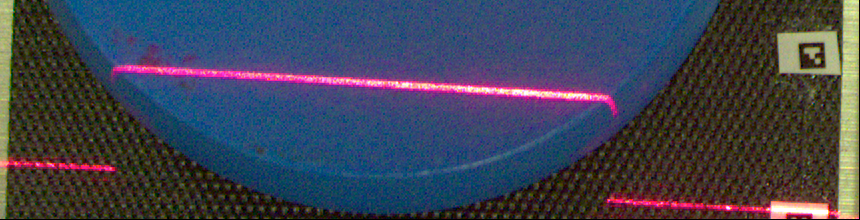
//> input picture dataset/img_scan1015.png, 860 x 220 px
$ ./main ../dataset/img_scan1015.png   (built with g++ and OpenCV 4)
//> lines starting //> are read from the running program, lines starting //| are printed output that depends on the picture
#include <cassert>
#include <iostream>
#include <filesystem>
#include <vector>
// cv::imread
#include <opencv2/imgcodecs.hpp>
// cv::ColorConversionCodes
// cv::GaussianBlur
#include <opencv2/imgproc.hpp>
// cv::imshow
#include <opencv2/highgui.hpp>
// CV <-> Eigen
#include <eigen3/Eigen/Core>
#include <opencv2/core/eigen.hpp>

#include <eigen3/Eigen/Dense>
#include <eigen3/unsupported/Eigen/LevenbergMarquardt>

// Выравнивание гистограммы
cv::Mat applyHistEqualization(const cv::Mat &img, double clipLimit, const cv::Size &gridSize)
{
    cv::Mat imgLab, labComponents[3], imgRes;

    cv::cvtColor(img, imgLab, cv::ColorConversionCodes::COLOR_BGR2Lab);
    cv::split(imgLab, labComponents);

    const cv::Mat &lightness = labComponents[0];
    auto ptr = cv::createCLAHE(clipLimit, gridSize);
    ptr->apply(lightness, lightness);

    cv::merge(labComponents, 3, imgLab);
    cv::cvtColor(imgLab, imgRes, cv::ColorConversionCodes::COLOR_Lab2BGR);

    return imgRes;
}

// Квадрат пикселей
cv::Mat applyPixSqrWithNormCh(const cv::Mat &channel)
{
    assert(channel.type() == CV_8U);
    cv::Size geometry = channel.size();

    // Копирование пикселей в новый вектор с расширением типа данных
    // uchar -> uint16_t
    size_t pixNum = channel.total();
    std::vector<uint16_t> pix(pixNum);

    // Возведение в квадрат
    for (int i = 0; i < pixNum; i++)
    {
        pix[i] = pow(channel.at<uchar>(i), 2);
    }

    // Нормализация значений
    uint16_t max = *std::max_element(pix.begin(), pix.end());
    uint16_t min = *std::min_element(pix.begin(), pix.end());
    uint16_t delta = max - min > 0 ? max - min : 1;

    for (auto i = pix.begin(); i < pix.end(); i++)
    {
        *i = 255 * (*i - min) / delta;
    }

    // Создание и заполнение внутреннего буфера матрицы
    uchar *buffer = new uchar[pixNum];
    for (int i = 0; i < pixNum; i++)
    {
        buffer[i] = uchar(pix[i]);
    }

    return cv::Mat(geometry, CV_8U, buffer);
}

cv::Mat applyPixSqrWithNorm(const cv::Mat &img)
{
    cv::Mat channels[3];
    cv::split(img, channels);

    cv::Mat resChannels[3];
    resChannels[0] = applyPixSqrWithNormCh(channels[0]);
    for (int i = 1; i < 3; i++)
    {
        resChannels[i] = resChannels[0];
    }

    cv::Mat res;
    cv::merge(resChannels, 3, res);
    return res;
}

cv::Mat histEqualizationProcessor(const cv::Mat &img)
{
    return applyHistEqualization(img, 3.0, cv::Size(8, 8));
}

cv::Mat blurProcessor(const cv::Mat &img)
{
    cv::Mat res;
    cv::GaussianBlur(img, res, cv::Size(1, 11), 0);
    return res;
}

cv::Mat pixSqrAndNormProcessor(const cv::Mat &img)
{
    return applyPixSqrWithNorm(img);
}

cv::Mat thresholdFilterProcessor(const cv::Mat &img)
{
    cv::Mat mask, res;
    cv::inRange(img, cv::Scalar(83, 0, 0), cv::Scalar(255, 255, 255), mask);
    cv::bitwise_and(img, img, res, mask);
    return res;
}

cv::Mat erodeDilateProcessor(const cv::Mat &img)
{
    cv::Mat kernel = cv::getStructuringElement(cv::MORPH_RECT, cv::Size(21, 1));
    cv::Mat resEroded, resDilated;
    cv::erode(img, resEroded, kernel);
    cv::dilate(resEroded, resDilated, kernel);
    cv::Size geometry = img.size();
    return resDilated;
}

cv::Mat stubProcessor(const cv::Mat &img)
{
    return img;
}

typedef cv::Mat (*Processor)(const cv::Mat &);

// Подготовка изображения
void prepareImage(const cv::Mat &img, std::vector<cv::Mat> &processed)
{
    std::vector<Processor> stages = {
        histEqualizationProcessor,
        blurProcessor,
        thresholdFilterProcessor,
        erodeDilateProcessor,
        pixSqrAndNormProcessor,
        stubProcessor,
    };

    cv::Mat imgProcessed = img;
    processed.clear();
    for (auto &processor : stages)
    {
        imgProcessed = processor(imgProcessed);
        processed.push_back(imgProcessed);
    }
}

// Нормализация значений
void calcNorm(const Eigen::VectorXi &in, Eigen::VectorXf &out)
{
    int min = in.minCoeff();
    int max = in.maxCoeff();
    int delta = max - min > 0 ? max - min : 1;

    out.resize(in.size());
    int i = 0;
    for (int value : in)
    {
        out[i++] = (float)(value - min) / delta;
    }
}

// Подсчет центра масс
float calcMassCenter(const Eigen::VectorXi &in)
{
    Eigen::VectorXf norm;
    calcNorm(in, norm);

    auto a = Eigen::VectorXf::NullaryExpr(norm.size(), [&norm](Eigen::Index i)
                                          { return i * pow(norm(i), 2); });
    auto b = norm.unaryExpr([](float x)
                            { return pow(x, 2); });
    return a.sum() / b.sum();
}

struct GaussSolver : Eigen::DenseFunctor<double>
{
    Eigen::VectorXd x, y;

    float gauss(float x, float a, float mu, float sigma)
    {
        return a * exp(-0.5 * powf((x - mu) / sigma, 2));
    }

    GaussSolver(const Eigen::MatrixX2d &f_variables) : DenseFunctor<double>(
                                                           3,
                                                           f_variables.rows()),
                                                       x(f_variables.col(0)),
                                                       y(f_variables.col(1))
    {
    }

    int operator()(const InputType &coeffs, ValueType &f_error)
    {
        double a = coeffs[0];
        double mu = coeffs[1];
        double sigma = coeffs[2];

        // Функция Гаусса
        auto muVector = Eigen::VectorXd::Constant(values(), mu);
        auto p1 = (x - muVector).array() / sigma;
        auto y_approx = a * (-0.5 * p1.square()).exp();

        // Величина ошибки
        f_error = y.array() - y_approx;
        return 0;
    }

    int df(const InputType &coeffs, JacobianType &f_values)
    {
        double a = coeffs[0];
        double mu = coeffs[1];
        double sigma = coeffs[2];

        auto muVector = Eigen::VectorXd::Constant(values(), mu);
        auto p1 = (x - muVector).array() / sigma;
        auto p2 = (-0.5 * p1.square()).exp();

        f_values.col(0) = -p2;
        f_values.col(1) = -(a / sigma) * p2 * p1;
        f_values.col(2) = -(a / sigma) * p2 * p1.square();
        return 0;
    }
};

float calcGaussFitting(const Eigen::VectorXi &in)
{
    std::vector<double> y_data;
    for (auto p : in)
    {
        y_data.push_back(p);
    }

    // Табличные значения
    auto x = Eigen::VectorXd::LinSpaced(in.size(), 0, in.size() - 1);
    auto y = Eigen::Map<Eigen::VectorXd>(y_data.data(), y_data.size());

    Eigen::MatrixX2d f(x.size(), 2);
    f << x, y;

    // Начальные коэффициенты функции Гаусса
    int ixMax;
    double a = in.maxCoeff(&ixMax);
    double mu = in[ixMax];
    auto deviationVector = in.unaryExpr([mu](int x)
                                        { return pow(x - mu, 2); });
    double sigma = sqrt(deviationVector.mean());

    Eigen::VectorXd params(3);
    params << a, mu, sigma;

    // Аппроксимация
    GaussSolver gaussSolver(f);
    Eigen::LevenbergMarquardt<GaussSolver> solver(gaussSolver);
    solver.setXtol(1.0e-6);
    solver.setFtol(1.0e-6);

    // Старт аппроксимации
    Eigen::LevenbergMarquardtSpace::Status status = solver.minimize(params);

    // Результат подбора коэффициентов
    a = params[0];
    mu = params[1];
    sigma = params[2];

    float res = mu;
    // Отбраковка коэффициентов
    if (status != 1 || fabs(sigma) > 7 || mu < 0 || mu >= in.size())
    {
        res = -1;
    }
    return res;
}

float calcIntenseAccurate(const Eigen::VectorXi &in, bool &isGaussianFitting)
{
    float res = calcGaussFitting(in);
    isGaussianFitting = res < 0 ? false : true;

    if (res < 0)
    {
        res = calcMassCenter(in);
    }
    return res;
}

// I = f(x)
int f(const cv::Mat &img, int x, bool &isGaussianFitting, float intense_delta_thr = 0.7)
{
    cv::Size geometry = img.size();
    cv::Mat vert_line = img.col(x);
    cv::Mat channels[3];
    cv::split(vert_line, channels);

    Eigen::VectorXi redChannel;
    cv::cv2eigen(channels[0], redChannel);

    float res = calcIntenseAccurate(redChannel, isGaussianFitting);

    Eigen::VectorXf normChannel;
    calcNorm(redChannel, normChannel);
    float max = normChannel.maxCoeff();
    float mean = normChannel.mean();

    if (res < 0 || res > geometry.height || max - mean <= intense_delta_thr)
    {
        res = -1;
    }
    return round(res);
}

// Точка входа
int main(int argc, const char *argv[])
{
    const char *path = "./dataset/img_scan500.png";

    if (argc > 1)
    {
        path = argv[1];
    }
    else
    {
        std::cout << "Загрузка тестового кадра из датасета..." << std::endl;
    }

    cv::Mat img = cv::imread(path);
//> img is the input picture: 220 rows x 860 cols, CV_8UC3; mean B, G, R 83.5, 67.3, 63.3
    if (img.empty())
    {
        std::filesystem::path p(path);
        std::cout << "Ошибка при открытии файла " << p.filename() << std::endl;
        return -1;
    }

    std::vector<cv::Mat> processed;
    prepareImage(img, processed);
//> the loop in prepareImage, `for (auto &processor : stages)` made 6 passes
//> pass 1, in applyHistEqualization, `const cv::Mat &lightness = labComponents[0];`:
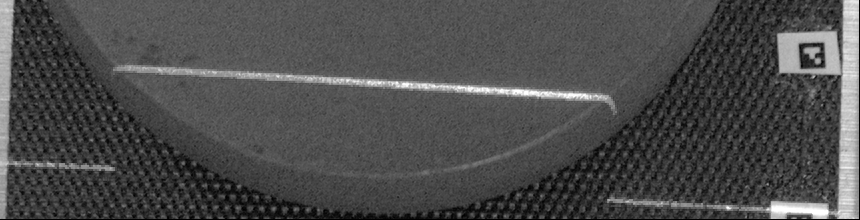
//> lightness: 220 rows x 860 cols, CV_8UC1; min 0, max 255, mean 75.6
//> pass 1, in applyHistEqualization, `ptr->apply(lightness, lightness);`:
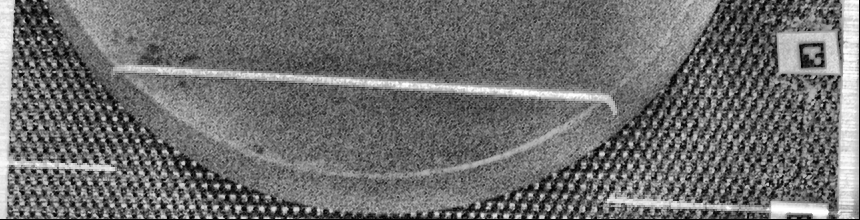
//> lightness: 220 rows x 860 cols, CV_8UC1; min 0, max 255, mean 109.4
//> after the loop in prepareImage, `for (auto &processor : stages)`:
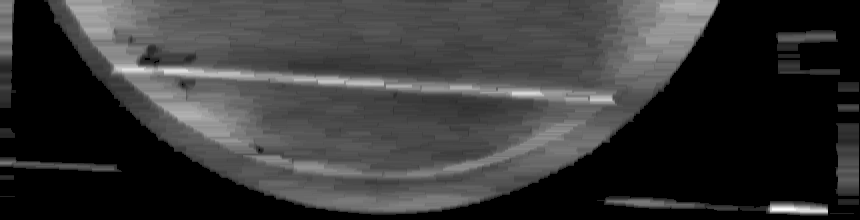
//> imgProcessed: 220 rows x 860 cols, CV_8UC3; min 0, max 255, mean 53.9
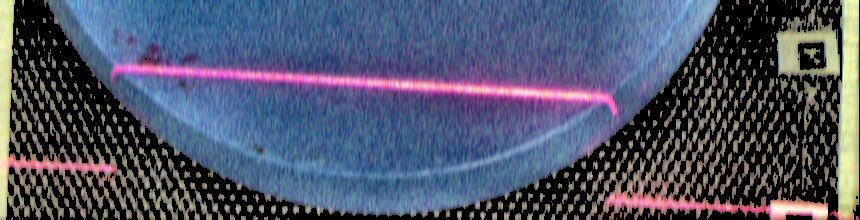
//> processed[2]: 220 rows x 860 cols, CV_8UC3; mean B, G, R 103, 83, 77.5
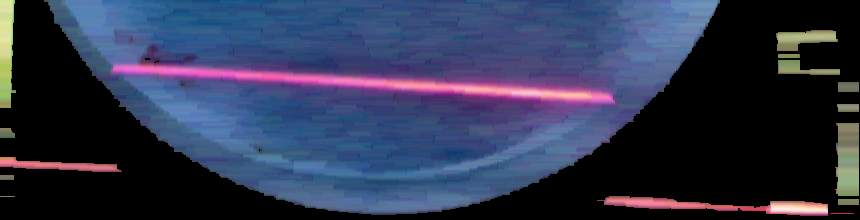
//> processed[3]: 220 rows x 860 cols, CV_8UC3; mean B, G, R 79.8, 54.1, 47.8

    cv::Size geometry = img.size();
//> geometry = Size(860, 220)
    cv::Mat resImage = cv::Mat(geometry.height, geometry.width, CV_8UC3, cv::Scalar(255, 255, 255));

    const cv::Mat &preparedImg = processed.back();

    for (int x = 0; x < geometry.width; x++)
    {
        bool isGaussianFitting;
        int y = f(preparedImg, x, isGaussianFitting);

        if (y < 0)
        {
            continue;
        }

        cv::Vec3b &rgb = resImage.at<cv::Vec3b>(y, x);
        rgb[0] = isGaussianFitting ? 0 : 255;
        rgb[1] = 0;
        rgb[2] = isGaussianFitting ? 255 : 0;
    }
//> this loop made 860 passes
//> (ixMax in calcGaussFitting, a in df, mu in df, sigma in df, a in df (second call)) on passes 1 to 12: (36, 140, 140, 103.3, 8.5), (36, 140, 140, 103.3, 8.5), (36, 140, 140, 103.3, 8.5), (36, 140, 140, 103.3, 8.5), (36, 140, 140, 103.3, 8.5), (36, 140, 140, 103.3, 8.5), (36, 140, 140, 103.3, 8.5), (36, 140, 140, 103.3, 8.5), (36, 140, 140, 103.3, 8.5), (36, 140, 140, 103.3, 8.5), (36, 140, 140, 103.3, 8.5), (36, 140, 140, 109, -0.688)
//> (ixMax in calcGaussFitting, a in df, mu in df, sigma in df, a in df (second call)) on passes 15 to 16: (161, 94, 94, 90.02, 4.41), (161, 94, 94, 91.53, 3.69)
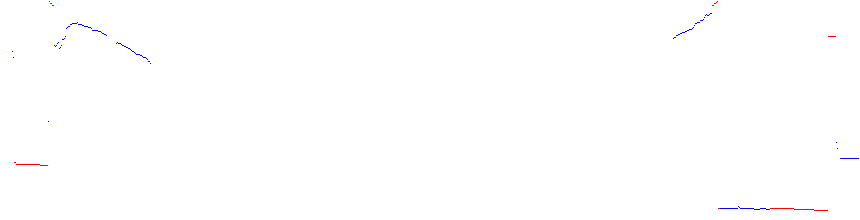
//> resImage: 220 rows x 860 cols, CV_8UC3; mean B, G, R 254.8, 254.6, 254.7

    cv::Mat images[] = {img, preparedImg, resImage};
    cv::Mat res;
    cv::vconcat(images, sizeof(images) / sizeof(images[0]), res);
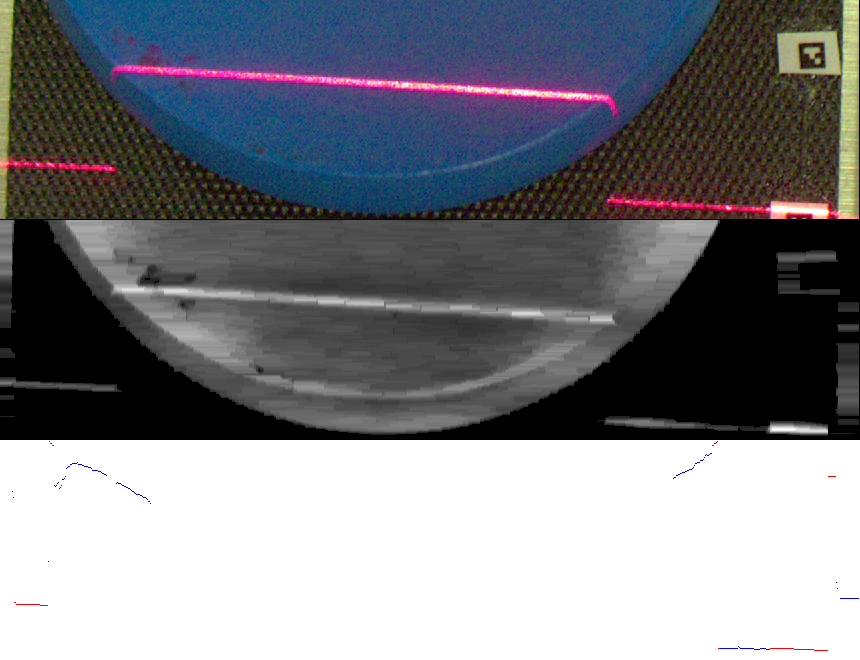
//> res: 660 rows x 860 cols, CV_8UC3; mean B, G, R 130.8, 125.3, 124

    cv::imshow("res", res);

    cv::waitKey(0);
    return 0;
}

$ run again, on dataset/img_scan1032.png
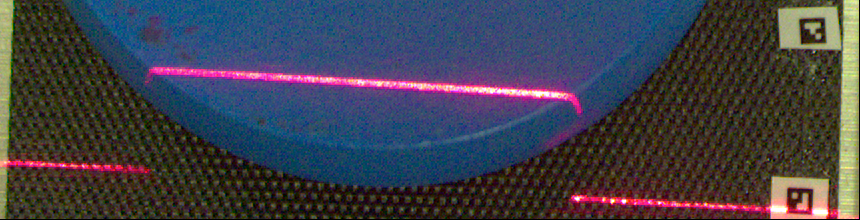
//> input picture dataset/img_scan1032.png, 860 x 220 px
//> img is the input picture: 220 rows x 860 cols, CV_8UC3; mean B, G, R 75.3, 64.5, 64.3
//> `prepareImage(img, processed);`:
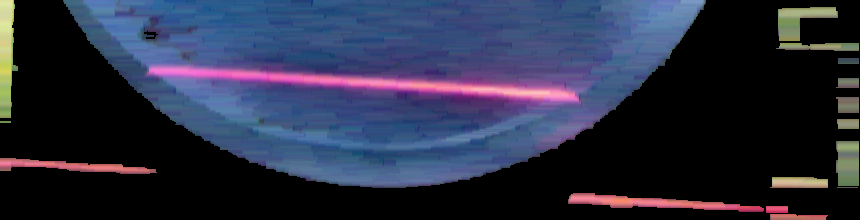
//> processed[3]: 220 rows x 860 cols, CV_8UC3; mean B, G, R 67.2, 46.2, 42.1
//> the loop `for (int x = 0; x < geometry.width; x++)` made 860 passes
//> (ixMax in calcGaussFitting, a in df, mu in df, sigma in df, a in df (second call)) on passes 1 to 8: (4, 153, 153, 112.3, 5.19), (4, 153, 153, 112.3, 5.19), (4, 153, 153, 112.3, 5.19), (4, 153, 153, 112.3, 5.19), (4, 153, 153, 112.3, 5.19), (4, 153, 153, 112.3, 5.19), (4, 153, 153, 112.3, 5.19), (4, 153, 153, 112.3, 5.19)
//> `cv::vconcat(images, sizeof(images) / sizeof(images[0]), res);`:
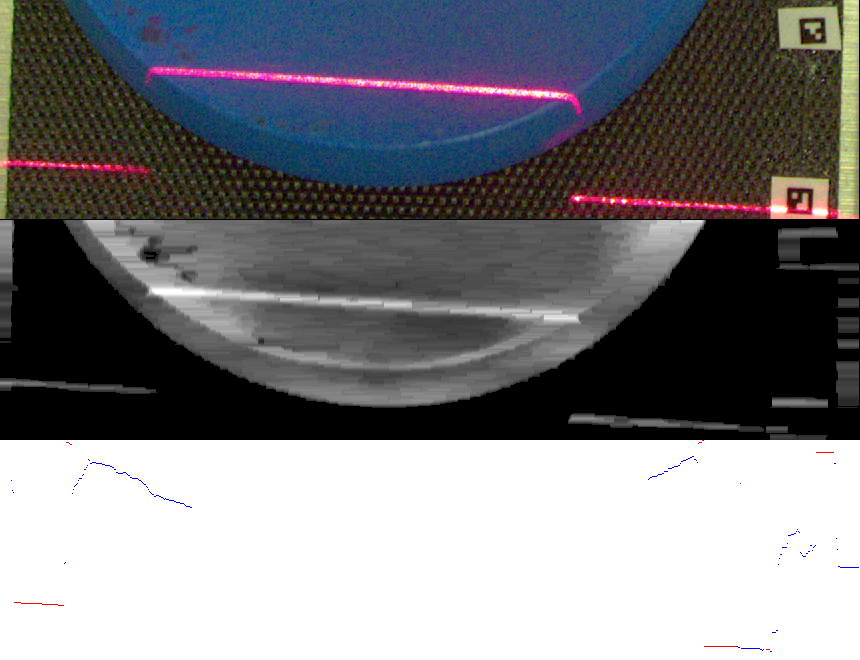
//> res: 660 rows x 860 cols, CV_8UC3; mean B, G, R 127.1, 123.3, 123.4

$ run again, on dataset/img_scan1043.png
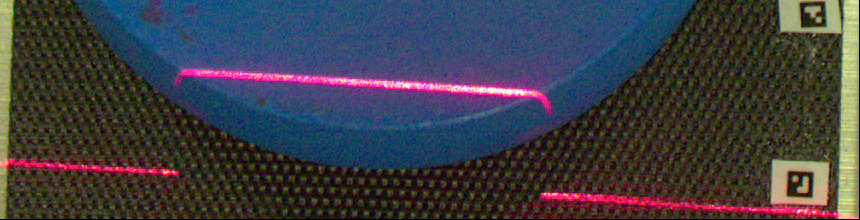
//> input picture dataset/img_scan1043.png, 860 x 220 px
//> img is the input picture: 220 rows x 860 cols, CV_8UC3; mean B, G, R 68.6, 61.3, 61.9
//> `prepareImage(img, processed);`:
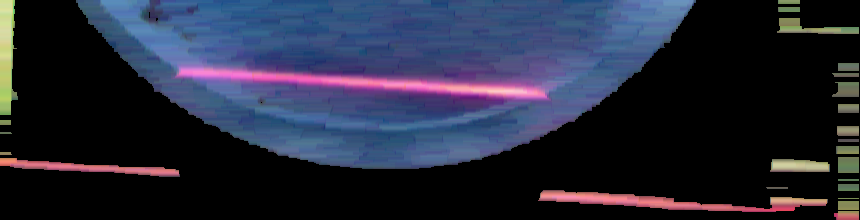
//> processed[3]: 220 rows x 860 cols, CV_8UC3; mean B, G, R 59.2, 41.3, 37.9
//> the loop `for (int x = 0; x < geometry.width; x++)` made 860 passes
//> (ixMax in calcGaussFitting, a in df, mu in df, sigma in df, a in df (second call)) on passes 1 to 8: (30, 149, 149, 108.4, 5.74), (30, 149, 149, 108.4, 5.74), (30, 149, 149, 108.4, 5.74), (30, 149, 149, 108.4, 5.74), (30, 149, 149, 108.4, 5.74), (30, 149, 149, 108.4, 5.74), (30, 149, 149, 108.4, 5.74), (30, 149, 149, 108.4, 5.74)
//> `cv::vconcat(images, sizeof(images) / sizeof(images[0]), res);`:
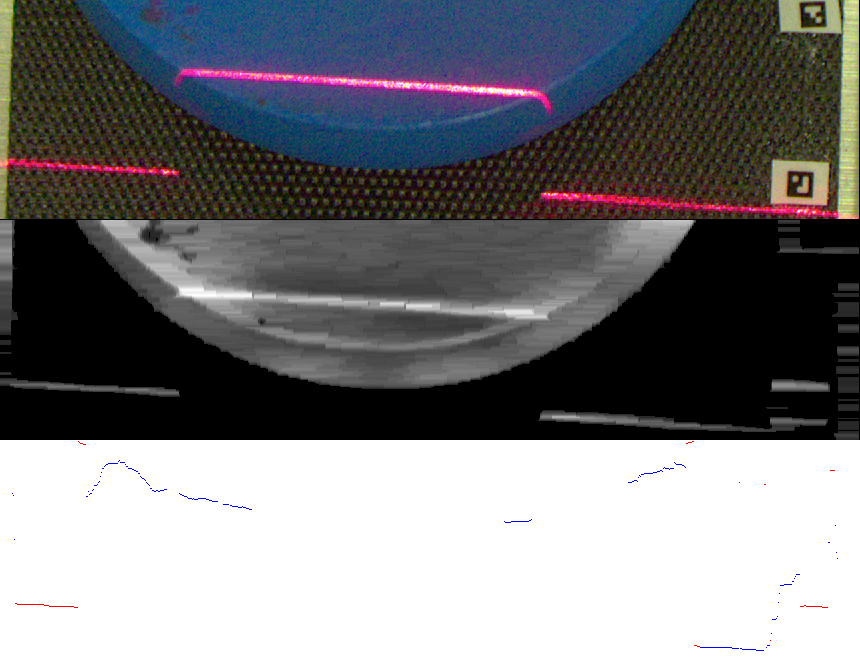
//> res: 660 rows x 860 cols, CV_8UC3; mean B, G, R 122.4, 119.8, 120
